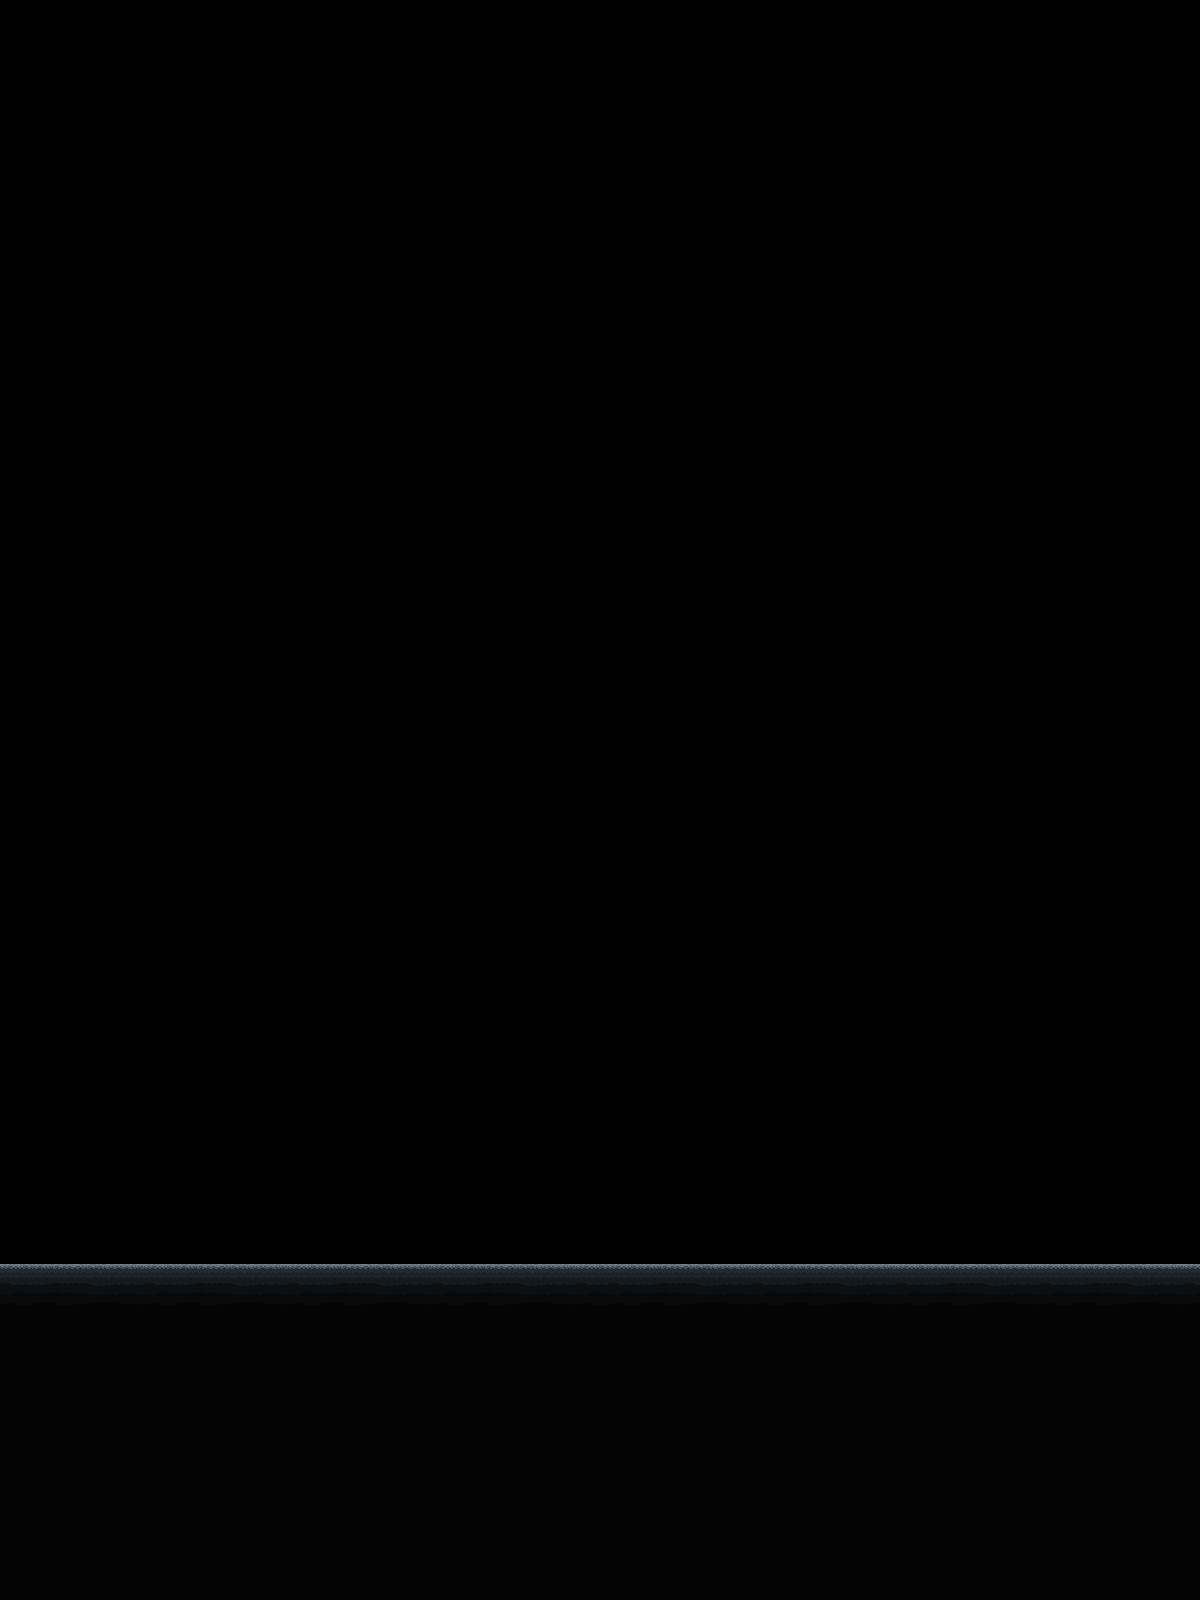

The image is a tile-based game level rendered from a .tmx file. Its description and source (layers, tilesets, objects; grid data summarised) follow:
An orthogonal 75x100 tile map with 16x16 px tiles, 5 tile layers (bg1, bg2, ground, objects, ...) and 2 objects (room1_1).

<map version="1.0" orientation="orthogonal" renderorder="right-down" width="75" height="100" tilewidth="16" tileheight="16" nextobjectid="4">
 <properties>
  <property name="ambient" value="DAYNIGHT" />
  <property name="bg" value="main" />
  <property name="bgm day" value="Justice Lobby" />
  <property name="bgm night" value="Midnight Waves" />
  <property name="name" value="Hero HQ" />
  <property name="next" value="Boardwalk" />
 </properties>
 <tileset firstgid="1" name="Tiledtest" tilewidth="16" tileheight="16" tilecount="7200">
  <image source="tilesets/residential.png" width="1152" height="1608" />
  <tile id="0">
   <properties>
    <property name="type" value="concrete" />
   </properties>
  </tile>
  <tile id="1">
   <properties>
    <property name="type" value="concrete" />
   </properties>
  </tile>
  <tile id="2">
   <properties>
    <property name="type" value="concrete" />
   </properties>
  </tile>
  <tile id="3">
   <properties>
    <property name="type" value="concrete" />
   </properties>
  </tile>
  <tile id="4">
   <properties>
    <property name="type" value="concrete" />
   </properties>
  </tile>
  <tile id="5">
   <properties>
    <property name="type" value="concrete" />
   </properties>
  </tile>
  <tile id="6">
   <properties>
    <property name="type" value="concrete" />
   </properties>
  </tile>
  <tile id="7">
   <properties>
    <property name="type" value="concrete" />
   </properties>
  </tile>
  <tile id="8">
   <properties>
    <property name="type" value="concrete" />
   </properties>
  </tile>
  <tile id="72">
   <properties>
    <property name="type" value="concrete" />
   </properties>
  </tile>
  <tile id="73">
   <properties>
    <property name="type" value="concrete" />
   </properties>
  </tile>
  <tile id="74">
   <properties>
    <property name="type" value="concrete" />
   </properties>
  </tile>
  <tile id="75">
   <properties>
    <property name="type" value="concrete" />
   </properties>
  </tile>
  <tile id="76">
   <properties>
    <property name="type" value="concrete" />
   </properties>
  </tile>
  <tile id="77">
   <properties>
    <property name="type" value="concrete" />
   </properties>
  </tile>
  <tile id="78">
   <properties>
    <property name="type" value="concrete" />
   </properties>
  </tile>
  <tile id="79">
   <properties>
    <property name="type" value="concrete" />
   </properties>
  </tile>
  <tile id="80">
   <properties>
    <property name="type" value="concrete" />
   </properties>
  </tile>
  <tile id="144">
   <properties>
    <property name="type" value="concrete" />
   </properties>
  </tile>
  <tile id="145">
   <properties>
    <property name="type" value="concrete" />
   </properties>
  </tile>
  <tile id="146">
   <properties>
    <property name="type" value="concrete" />
   </properties>
  </tile>
  <tile id="147">
   <properties>
    <property name="type" value="concrete" />
   </properties>
  </tile>
  <tile id="148">
   <properties>
    <property name="type" value="concrete" />
   </properties>
  </tile>
  <tile id="149">
   <properties>
    <property name="type" value="concrete" />
   </properties>
  </tile>
  <tile id="150">
   <properties>
    <property name="type" value="concrete" />
   </properties>
  </tile>
  <tile id="151">
   <properties>
    <property name="type" value="concrete" />
   </properties>
  </tile>
  <tile id="152">
   <properties>
    <property name="type" value="concrete" />
   </properties>
  </tile>
 </tileset>
 <layer name="bg1" width="75" height="100">
  <data>[7500 cells, 0 non-empty, 0 distinct tile ids]</data>
 </layer>
 <layer name="bg2" width="75" height="100">
  <data>[7500 cells, 0 non-empty, 0 distinct tile ids]</data>
 </layer>
 <layer name="ground" width="75" height="100">
  <data>[7500 cells, 1575 non-empty, 54 distinct tile ids]</data>
 </layer>
 <layer name="objects" width="75" height="100">
  <data>[7500 cells, 0 non-empty, 0 distinct tile ids]</data>
 </layer>
 <layer name="fg" width="75" height="100">
  <data>[7500 cells, 0 non-empty, 0 distinct tile ids]</data>
 </layer>
 <objectgroup name="entities">
  <object id="2" name="room1_1" x="612" y="1192" width="37" height="73">
   <properties>
    <property name="ID" value="2" />
    <property name="next" value="High Rise" />
    <property name="nextWarp" value="3" />
    <property name="warp" value="" />
   </properties>
  </object>
  <object id="3" x="700" y="1248" width="16" height="16">
   <properties>
    <property name="spawn" value="" />
   </properties>
  </object>
 </objectgroup>
</map>
